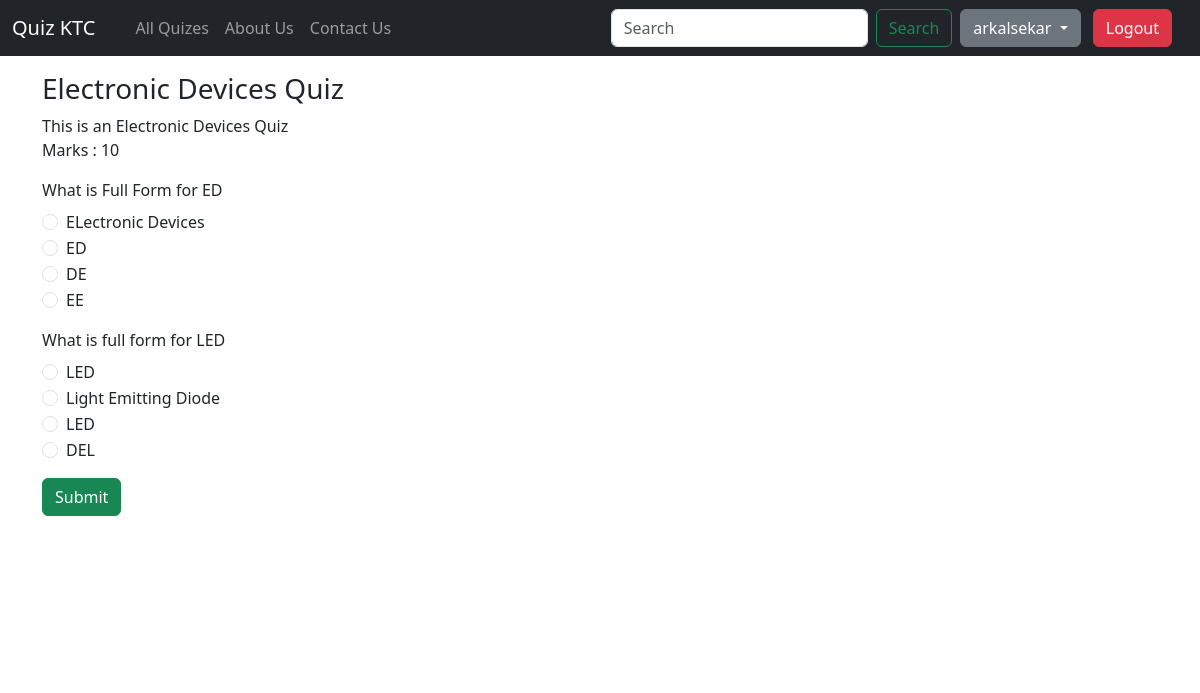
/quiz/1 (signed in), run on the app's committed database.
### home/models.py (models this page shows)
class Quiz(models.Model):
    quiz_id = models.BigAutoField(primary_key=True)
    name = models.CharField(max_length=100, blank=True, null=True)
    desc = models.CharField(max_length=100, blank=True, null=True)
    marks = models.IntegerField(blank=True, null=True)
    created_at = models.DateTimeField(auto_now_add=True, blank=True, null=True)
    def __str__(self):
        return self.name

class Question(models.Model):
    CHOICES = (
    (1, 'First'),
    (2, 'Second'),
    (3, 'Third'),
    (4, 'Fourth'),)
    quiz = models.ForeignKey(Quiz, related_name="quiz", on_delete=models.CASCADE)
    question_id = models.BigAutoField(primary_key=True)
    question = models.CharField(blank=True, null=True, max_length=255)
    choice1 = models.CharField(max_length=255, blank=True, null=True)
    choice2 = models.CharField(max_length=255, blank=True, null=True)
    choice3 = models.CharField(max_length=255, blank=True, null=True)
    choice4 = models.CharField(max_length=255, blank=True, null=True)
    correct_choice = models.IntegerField(null=True, blank=True, choices=CHOICES)
    marks = models.IntegerField(blank=True, null=True, default=1)
    def __str__(self):
        return self.question

### home/views.py (the view)
# urls.py: path("quiz/<int:quiz_id>", views.open_quiz, name="open_quiz"),
@login_required
def open_quiz(request, quiz_id):
    quiz = Quiz.objects.get(quiz_id=quiz_id)
    que = Question.objects.all().filter(quiz=quiz_id)
    context = {"quiz": quiz, "que" : que}
    print(context)
    return render(request, template_name="quiz_home.html", context=context)

### templates/quiz_home.html (shortened to what this page needs)
{% extends "base.html" %}
{% block body %}
   <div class="container my-3">
        <h3> {{ quiz }} </h3>
        <p> {{ quiz.desc }} <br> <bold> Marks :  {{ quiz.marks }} </bold> </p>
        <form action="/submit" method="POST">
    {% for q in que %}
    <div class="mb-3">
        <label for="exampleFormControlInput1" class="form-label"> {{ q.question }} </label>
        <div class="form-check">
            <input class="form-check-input" type="radio" name="choice{{q.question_id}}" id="choice{{q.question_id}}" value="1">
            <label class="form-check-label" for="choice{{q.question_id}}">
                {{ q.choice1 }}
            </label>
        </div>
        <div class="form-check">
            <input class="form-check-input" type="radio" name="choice{{q.question_id}}" id="choice{{q.question_id}}" value="2">
            <label class="form-check-label" for="choice{{q.question_id}}">
                {{ q.choice2 }}
            </label>
        </div>
        <div class="form-check">
            <input class="form-check-input" type="radio" name="choice{{q.question_id}}" id="choice{{q.question_id}}" value="3">
            <label class="form-check-label" for="choice{{q.question_id}}">
                {{ q.choice3 }}
            </label>
        </div>
        <div class="form-check">
            <input class="form-check-input" type="radio" name="choice{{q.question_id}}" id="choice{{q.question_id}}" value="4">
            <label class="form-check-label" for="choice{{q.question_id}}">
                {{ q.choice4 }}
            </label>
        </div>
      </div>
        {% endfor %}
        <button type="submit" id="finalSubmit" class="btn btn-success"> Submit </button>
    </form>
    <video id="video" autoplay> </video>
</div>
{% endblock body %}

### templates/base.html (shortened to what this page needs)
<!doctype html>
<html lang="en">
  <head>
    <link href="https://cdn.jsdelivr.net/npm/bootstrap@5.3.3/dist/css/bootstrap.min.css" rel="stylesheet">
  </head>
  <body>
    <nav class="navbar navbar-expand-lg navbar-dark bg-dark">
        <div class="container-fluid">
          <a class="navbar-brand" href="#">Quiz KTC</a>
          <div class="collapse navbar-collapse" id="navbarSupportedContent">
            <ul class="navbar-nav me-auto mb-2 mb-lg-0">
              <li class="nav-item">
                <a class="nav-link active" aria-current="page" href="/"></a>
              </li>
              <li class="nav-item">
                <a class="nav-link" href="/">All Quizes</a>
              </li>
              <li class="nav-item">
                <a class="nav-link" href="/about">About Us</a>
              </li>
              <li class="nav-item">
                <a class="nav-link" href="/contact">Contact Us</a>
              </li>
            </ul>
            <form class="d-flex" role="search">
              <input class="form-control me-2" type="search" placeholder="Search" aria-label="Search">
              <button class="btn btn-outline-success" type="submit">Search</button>
            </form>
            {% if user.is_authenticated %}
            <div class="dropdown mx-2">
              <button class="btn btn-secondary dropdown-toggle" type="button" id="user-details" data-bs-toggle="dropdown"
                aria-expanded="false">
                {{user.username}}
              </button>
              <a href="/logout" class="btn btn-danger mx-2"> Logout</a>
            </div>
            {% endif %}
          </div>
        </div>
      </nav>
    {% block body %}{% endblock body %}
  </body>
</html>

### data on the page
Quiz: name "Electronic Devices Quiz", desc "This is an Electronic Devices Quiz", marks "10"
Question: question "What is Full Form for ED", choice1 "ELectronic Devices", choice2 "ED", choice3 "DE", choice4 "EE"
Question: question "What is full form for LED", choice1 "LED", choice2 "Light Emitting Diode", choice3 "LED", choice4 "DEL"

### other printed values
{{ user.username }} "arkalsekar"
